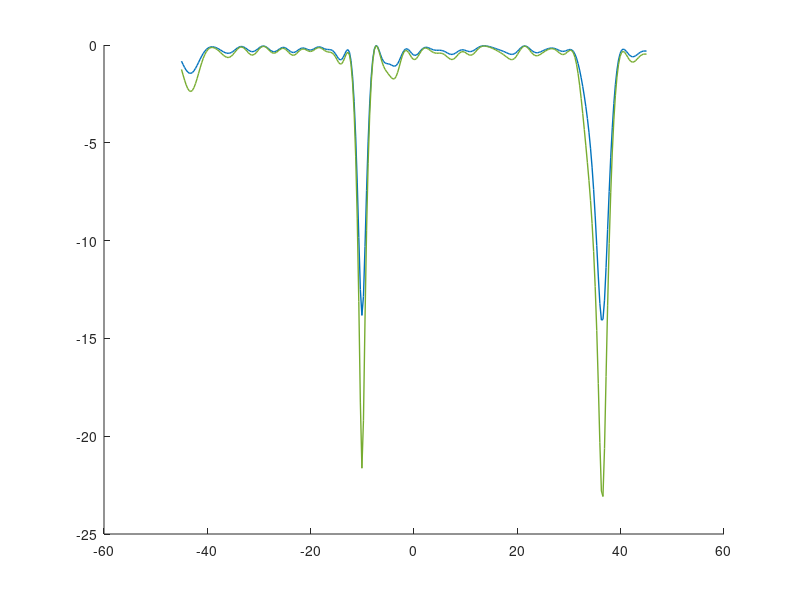

MATLAB code to generate this figure: (Note: this script raises an error after producing the figure.)
%% Basic settings
close all; clear; clc
% 仿真在两个角度很近的时候，G-MUSIC方法和MUSIC方法的表现 降采样
p = 40;
n = 20;
c = p/n;

theta_true = [-10, 35, 37]./180*pi;
k = length(theta_true);
sigma2 = .1;
P = eye(k);
a = @(theta) exp(-pi*1i*sin(theta)*(0:p-1)')/sqrt(p); % here d=pi
A = [a(theta_true(1)), a(theta_true(2)), a(theta_true(3))];

theta_range = linspace(-45,45,300)./180*pi;

store_output = zeros(length(theta_range),2); % [MUSIC, G-MUSIC]

rng(991);
S = sqrtm(P)*randn(k,n);
W = complex(randn(p,n), randn(p,n));
X = A*S + sqrt(sigma2/2)*W;

%% MUSIC versus G-MUSIC
SCM = X*(X')/n;
[U,eigs_SCM] = eig(SCM,'vector');
[eigs_SCM, index] = sort(eigs_SCM,'descend');
U = U(:, index);
U_S = U(:,1:k);

for j = 1:length(theta_range)
    theta = theta_range(j);
    
    %MUSIC
    store_output(j,1) = mag2db(real(1 - a(theta)'*U_S*(U_S')*a(theta)));

    %G-MUSIC
    sigma2_estim = eigs_SCM(k+1)/(1+sqrt(c))^2
%     sigma2_estim = mean(eigs_SCM(k+1:end))
    tmp = 0;
    D = zeros(k,k);
    for l = 1:k
        lambda = eigs_SCM(l)/sigma2_estim;
        if lambda>=(1+sqrt(c))^2
            ell_estim = (lambda-(1+c))/2 + sqrt( (lambda-(1+c))^2 - 4*c)/2;
            D(l,l) = (ell_estim^2+c*ell_estim)/(ell_estim^2-c);
        end
    end
    store_output(j,2) = mag2db(real((1 - a(theta)'*U_S*D*(U_S')*a(theta))));
%     store_output(j,2) = (real((1 - a(theta)'*U_S*D*(U_S')*a(theta))));
end

figure
hold on
plot(theta_range*180/pi,store_output(:,1),'LineStyle','-','Color','#0072BD','LineWidth',1);
plot(theta_range*180/pi,store_output(:,2),'LineStyle','-','Color','#77AC30','LineWidth',1);
xline(-10,'--');
xline(35,'--');
xline(37,'--');
legend('MUSIC', 'G-MUSIC', 'Location','southwest', 'FontSize',15, 'Interpreter', 'latex')
xlabel('$\theta$ [in deg]', 'Interpreter', 'latex')
ylabel('$1-\hat \eta(\theta)$ [in dB]', 'Interpreter', 'latex')
